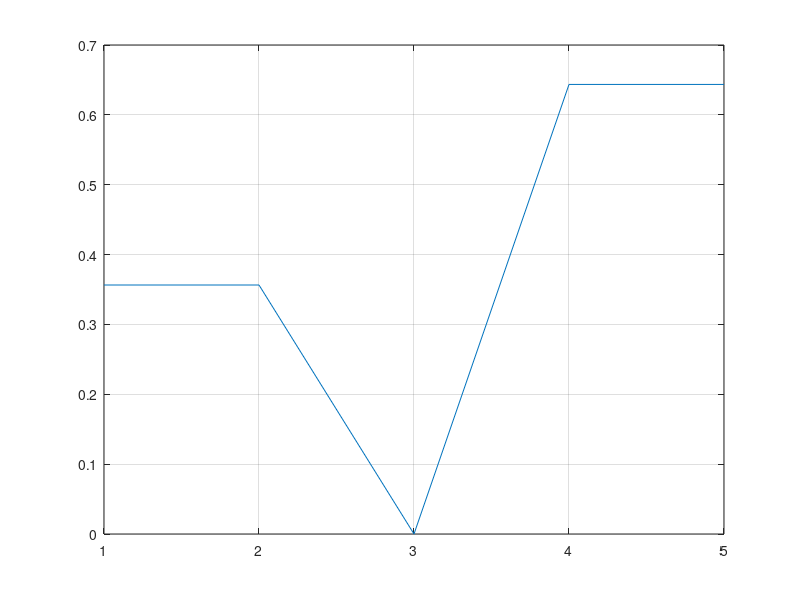

Here is the MATLAB script that generated this plot:
R(1)=100;
R(2)=1200;
R(3)=0;
R(4)=250;
R(5)=500;
E=1;

mR(1,1)=R(2)+R(5);
mR(1,2)=-R(2);
mR(1,3)=-R(5);
mR(2,1)=-R(2);
mR(2,2)=R(1)+R(2)+R(3);
mR(2,3)=-R(3);
mR(3,1)=-R(5);
mR(3,2)=-R(3);
mR(3,3)=R(3)+R(4)+R(5);

EMS(1)=E;
EMS(2)=0;
EMS(3)=0;

i=mR\EMS';

ir(1)= i(2);
ir(2)= i(1)-i(2);
ir(3)= i(2)-i(3);
ir(4)= i(3);
ir(5)= i(1)-i(3);

pR=ir.*R;
plot(pR);
grid on;
